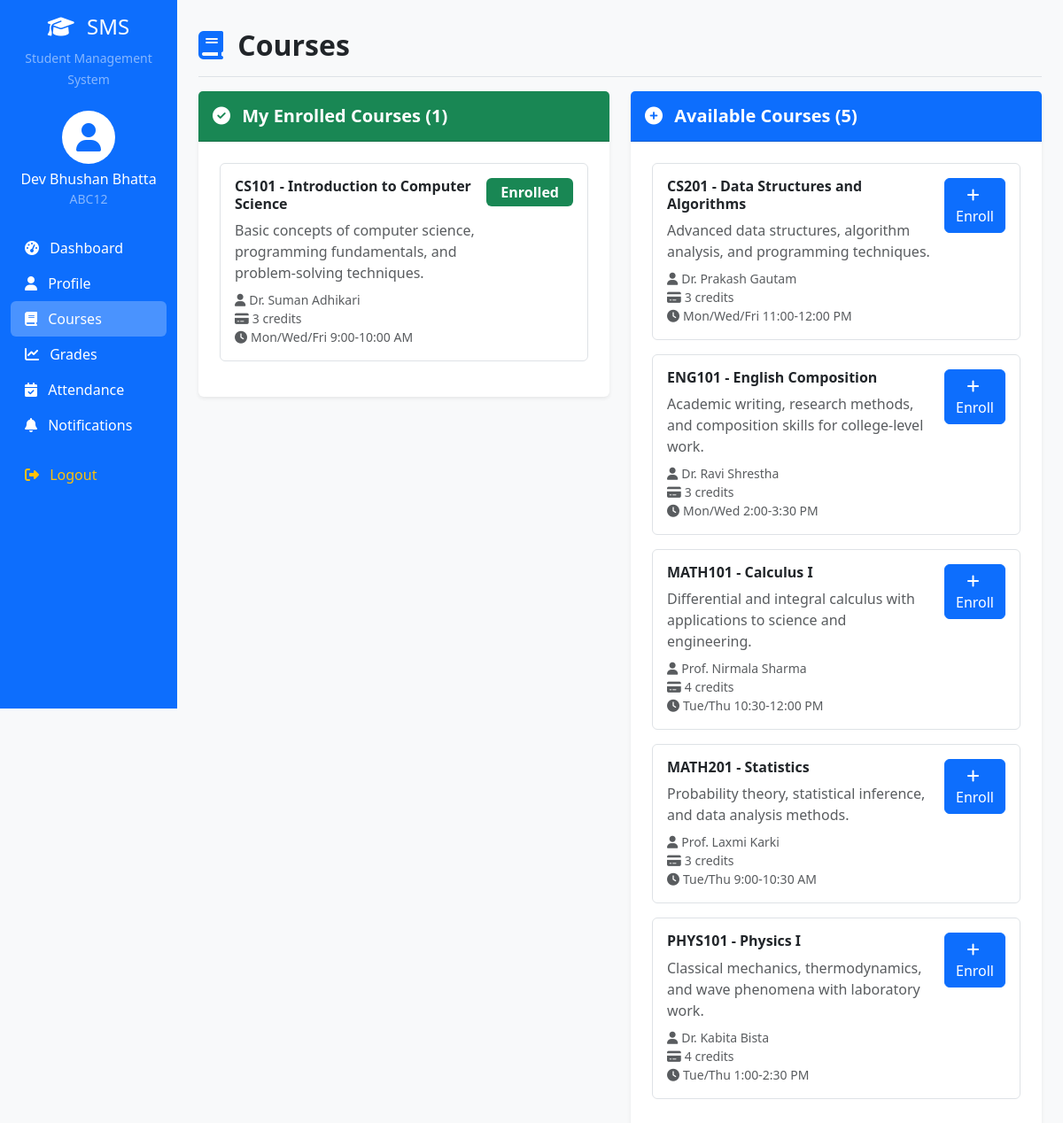
The page /courses/ (signed in) on the database its author committed.
### home/models.py (models this page shows, shortened)
class StudentProfile(models.Model):
    user = models.OneToOneField(User, on_delete=models.CASCADE)
    student_id = models.CharField(max_length=20, unique=True)
    phone = models.CharField(max_length=15, blank=True)
    address = models.TextField(blank=True)
    date_of_birth = models.DateField(null=True, blank=True)
    enrollment_date = models.DateField(auto_now_add=True)
    courses = models.ManyToManyField(Course, blank=True, related_name='enrolled_students')

class Course(models.Model):
    name = models.CharField(max_length=100)
    code = models.CharField(max_length=10, unique=True)
    description = models.TextField(blank=True)
    instructor = models.CharField(max_length=100)
    credits = models.IntegerField(default=3)
    schedule = models.CharField(max_length=200, help_text="e.g., Mon/Wed/Fri 10:00-11:00")
    created_at = models.DateTimeField(auto_now_add=True)
    class Meta:
        ordering = ['code']

### home/views.py (the view)
# urls.py: path('courses/', views.courses, name='courses'),
@login_required
def courses(request):
    try:
        student_profile = request.user.studentprofile
    except StudentProfile.DoesNotExist:
        messages.error(request, 'Student profile not found.')
        return redirect('home')
    available_courses = Course.objects.exclude(enrolled_students=student_profile)
    enrolled_courses = student_profile.courses.all()
    context = {
        'available_courses': available_courses,
        'enrolled_courses': enrolled_courses,
        'student_profile': student_profile
    }
    return render(request, 'courses.html', context)

### home/templates/courses.html (shortened to what this page needs)
{% extends 'base.html' %}
{% block content %}
<div class="d-flex justify-content-between flex-wrap flex-md-nowrap align-items-center pt-3 pb-2 mb-3 border-bottom">
    <h1 class="h2 fw-bold">
        <i class="fas fa-book me-2 text-primary"></i>
        Courses
    </h1>
</div>
<div class="row">
    <div class="col-lg-6">
        <div class="card border-0 shadow-sm">
            <div class="card-header bg-success text-white py-3">
                <h5 class="mb-0 fw-bold">
                    <i class="fas fa-check-circle me-2"></i>
                    My Enrolled Courses ({{ enrolled_courses.count }})
                </h5>
            </div>
            <div class="card-body p-4">
                {% if enrolled_courses %}
                    {% for course in enrolled_courses %}
                        <div class="card mb-3 border">
                            <div class="card-body">
                                <div class="d-flex justify-content-between align-items-start">
                                    <div class="flex-grow-1">
                                        <h6 class="card-title fw-bold">{{ course.code }} - {{ course.name }}</h6>
                                        <p class="card-text text-muted mb-2">{{ course.description|truncatewords:15 }}</p>
                                        <small class="text-muted d-block">
                                            <i class="fas fa-user me-1"></i>{{ course.instructor }}
                                        </small>
                                        <small class="text-muted d-block">
                                            <i class="fas fa-credit-card me-1"></i>{{ course.credits }} credits
                                        </small>
                                        <small class="text-muted d-block">
                                            <i class="fas fa-clock me-1"></i>{{ course.schedule }}
                                        </small>
                                    </div>
                                    <span class="badge bg-success fs-6 px-3 py-2">Enrolled</span>
                                </div>
                            </div>
                        </div>
                    {% endfor %}
                {% endif %}
            </div>
        </div>
    </div>
    <div class="col-lg-6">
        <div class="card border-0 shadow-sm">
            <div class="card-header bg-primary text-white py-3">
                <h5 class="mb-0 fw-bold">
                    <i class="fas fa-plus-circle me-2"></i>
                    Available Courses ({{ available_courses.count }})
                </h5>
            </div>
            <div class="card-body p-4">
                {% if available_courses %}
                    {% for course in available_courses %}
                        <div class="card mb-3 border">
                            <div class="card-body">
                                <div class="d-flex justify-content-between align-items-start">
                                    <div class="flex-grow-1">
                                        <h6 class="card-title fw-bold">{{ course.code }} - {{ course.name }}</h6>
                                        <p class="card-text text-muted mb-2">{{ course.description|truncatewords:15 }}</p>
                                        <small class="text-muted d-block">
                                            <i class="fas fa-user me-1"></i>{{ course.instructor }}
                                        </small>
                                        <small class="text-muted d-block">
                                            <i class="fas fa-credit-card me-1"></i>{{ course.credits }} credits
                                        </small>
                                        <small class="text-muted d-block">
                                            <i class="fas fa-clock me-1"></i>{{ course.schedule }}
                                        </small>
                                    </div>
                                    <div class="ms-3">
                                        <a href="{% url 'enroll_course' course.id %}" class="btn btn-primary">
                                            <i class="fas fa-plus me-1"></i>
                                            Enroll
                                        </a>
                                    </div>
                                </div>
                            </div>
                        </div>
                    {% endfor %}
                {% endif %}
            </div>
        </div>
    </div>
</div>
{% endblock %}

### home/templates/base.html (shortened to what this page needs)
<!DOCTYPE html>
<html lang="en">
<head>
    <link href="https://cdn.jsdelivr.net/npm/bootstrap@5.3.0/dist/css/bootstrap.min.css" rel="stylesheet">
    <link href="https://cdnjs.cloudflare.com/ajax/libs/font-awesome/6.4.0/css/all.min.css" rel="stylesheet">
</head>
<body class="bg-light">
    {% if user.is_authenticated %}
    <div class="container-fluid">
        <div class="row">
            <nav class="col-md-3 col-lg-2 d-md-block bg-primary sidebar collapse vh-100 position-sticky top-0">
                <div class="position-sticky pt-3">
                    <div class="text-center mb-4">
                        <h4 class="text-white">
                            <i class="fas fa-graduation-cap me-2"></i>
                            SMS
                        </h4>
                        <small class="text-white-50">Student Management System</small>
                    </div>
                    {% if user.studentprofile %}
                    <div class="text-center mb-4">
                        <div class="bg-white rounded-circle d-inline-flex align-items-center justify-content-center" style="width: 60px; height: 60px;">
                            <i class="fas fa-user fa-2x text-primary"></i>
                        </div>
                        <div class="mt-2">
                            <h6 class="text-white mb-0">{{ user.get_full_name }}</h6>
                            <small class="text-white-50">{{ user.studentprofile.student_id }}</small>
                        </div>
                    </div>
                    {% endif %}
                    <ul class="nav flex-column">
                        <li class="nav-item">
                            <a class="nav-link text-white {% if request.resolver_match.url_name == 'student_dashboard' %}bg-white bg-opacity-25 rounded{% endif %}" href="{% url 'student_dashboard' %}">
                                <i class="fas fa-tachometer-alt me-2"></i>
                                Dashboard
                            </a>
                        </li>
                        <li class="nav-item">
                            <a class="nav-link text-white {% if request.resolver_match.url_name == 'profile' %}bg-white bg-opacity-25 rounded{% endif %}" href="{% url 'profile' %}">
                                <i class="fas fa-user me-2"></i>
                                Profile
                            </a>
                        </li>
                        <li class="nav-item">
                            <a class="nav-link text-white {% if request.resolver_match.url_name == 'courses' %}bg-white bg-opacity-25 rounded{% endif %}" href="{% url 'courses' %}">
                                <i class="fas fa-book me-2"></i>
                                Courses
                            </a>
                        </li>
                        <li class="nav-item">
                            <a class="nav-link text-white {% if request.resolver_match.url_name == 'grades' %}bg-white bg-opacity-25 rounded{% endif %}" href="{% url 'grades' %}">
                                <i class="fas fa-chart-line me-2"></i>
                                Grades
                            </a>
                        </li>
                        <li class="nav-item">
                            <a class="nav-link text-white {% if request.resolver_match.url_name == 'attendance' %}bg-white bg-opacity-25 rounded{% endif %}" href="{% url 'attendance' %}">
                                <i class="fas fa-calendar-check me-2"></i>
                                Attendance
                            </a>
                        </li>
                        <li class="nav-item">
                            <a class="nav-link text-white {% if request.resolver_match.url_name == 'notifications' %}bg-white bg-opacity-25 rounded{% endif %}" href="{% url 'notifications' %}">
                                <i class="fas fa-bell me-2"></i>
                                Notifications
                            </a>
                        </li>
                        <li class="nav-item mt-3">
                            <form method="post" action="{% url 'logout' %}" class="d-inline">
                                <button type="submit" class="nav-link text-warning bg-transparent border-0 w-100 text-start">
                                    <i class="fas fa-sign-out-alt me-2"></i>
                                    Logout
                                </button>
                            </form>
                        </li>
                    </ul>
                </div>
            </nav>
            <main class="col-md-9 ms-sm-auto col-lg-10 px-md-4">
                <div class="pt-3 pb-2 mb-3">
                    {% block content %}
                    {% endblock %}
                </div>
            </main>
        </div>
    </div>
    {% endif %}
</body>
</html>

### rows shown on the page
Course: code "CS101", name "Introduction to Computer Science", description "Basic concepts of computer science, programming fundamentals, and problem-solving techniques.", instructor "Dr. Suman Adhikari", credits "3", schedule "Mon/Wed/Fri 9:00-10:00 AM"
Course: code "CS201", name "Data Structures and Algorithms", description "Advanced data structures, algorithm analysis, and programming techniques.", instructor "Dr. Prakash Gautam", credits "3", schedule "Mon/Wed/Fri 11:00-12:00 PM"
Course: code "ENG101", name "English Composition", description "Academic writing, research methods, and composition skills for college-level work.", instructor "Dr. Ravi Shrestha", credits "3", schedule "Mon/Wed 2:00-3:30 PM"
Course: code "MATH101", name "Calculus I", description "Differential and integral calculus with applications to science and engineering.", instructor "Prof. Nirmala Sharma", credits "4", schedule "Tue/Thu 10:30-12:00 PM"
Course: code "MATH201", name "Statistics", description "Probability theory, statistical inference, and data analysis methods.", instructor "Prof. Laxmi Karki", credits "3", schedule "Tue/Thu 9:00-10:30 AM"
Course: code "PHYS101", name "Physics I", description "Classical mechanics, thermodynamics, and wave phenomena with laboratory work.", instructor "Dr. Kabita Bista", credits "4", schedule "Tue/Thu 1:00-2:30 PM"

### other values the page prints
{{ user.get_full_name }} "Dev Bhushan Bhatta"
{{ user.studentprofile.student_id }} "ABC12"
{{ enrolled_courses.count }} "1"
{{ available_courses.count }} "5"
